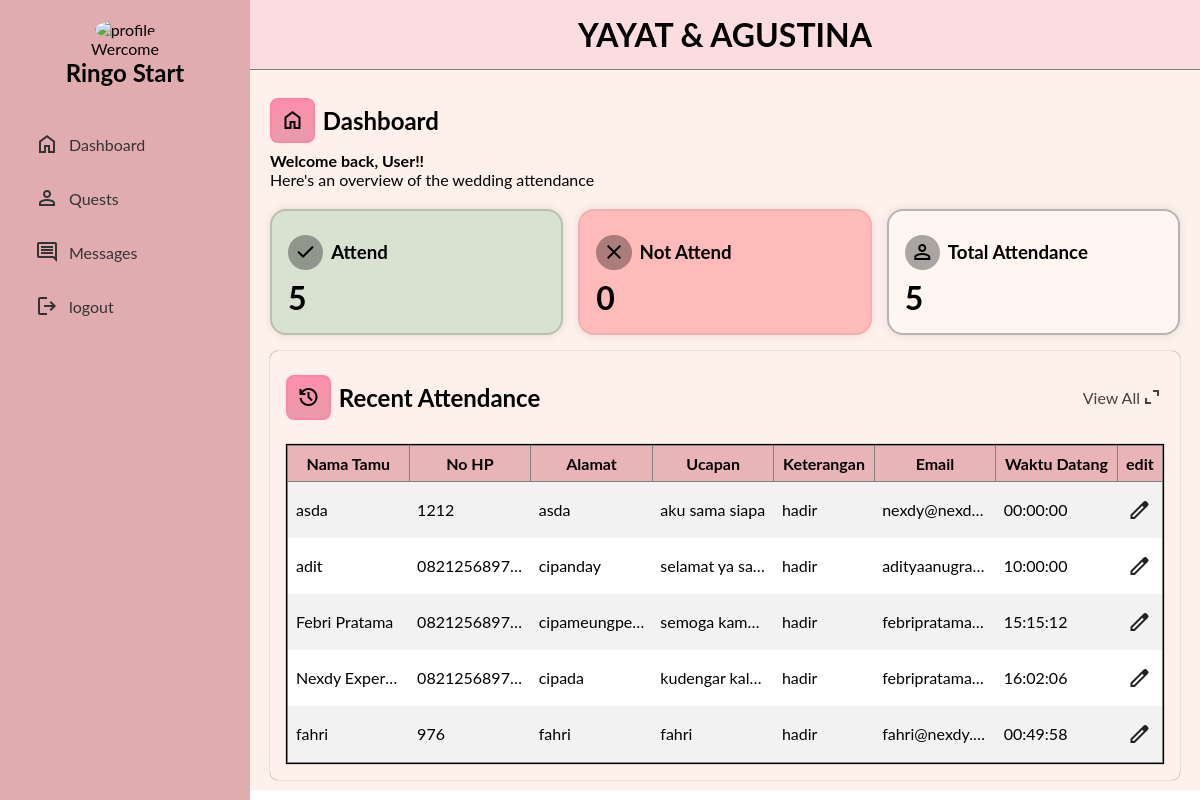
Screenshot of /project-guestbook/Admin/dashboard.php with the database file from the repository.
### tables this page shows
CREATE TABLE `tamu` (
  `id_tamu` int NOT NULL,
  `nama_tamu` varchar(100) DEFAULT NULL,
  `no_hp` varchar(16) DEFAULT NULL,
  `alamat` text,
  `ucapan` text,
  `keterangan` enum('hadir','tidak_hadi','belum_konfirmasi') DEFAULT NULL,
  `email` varchar(100) DEFAULT NULL,
  `waktu_datang` time NOT NULL
);

### project-guestbook/Admin/dashboard.php (the view, shortened to what this page needs)
<?php
$koneksi = mysqli_connect("localhost", "root", "", "db_wedding");
$q_hadir = mysqli_query($koneksi, "SELECT COUNT(*) as total FROM tamu WHERE keterangan='hadir'");
$d_hadir = mysqli_fetch_assoc($q_hadir);
$total_hadir = $d_hadir['total'];
$q_tidak = mysqli_query($koneksi, "SELECT COUNT(*) as total FROM tamu WHERE keterangan='tidak_hadir'");
$d_tidak = mysqli_fetch_assoc($q_tidak);
$total_tidak = $d_tidak['total'];
$q_total = mysqli_query($koneksi, "SELECT COUNT(*) as total FROM tamu");
$d_total = mysqli_fetch_assoc($q_total);
$total_semua = $d_total['total'];
?>
<!doctype html>
<html lang="en">
  <head>
  </head>
  <body>
    <main class="dashboard-container">
      <div class="dashboard-header">
      </div>
      <div class="dashboard-navbar" id="sidebar">
        <div class="navbar-profile">
          <img src="person-1.jpg" alt="profile" width="100"  height="100" />
          <p>Wercome</p>
          <h2>Ringo Start</h2>
        </div>
        <ul>
          <li data-aos="fade-left" data-aos-duration="1000">
            <a href="dashboard.php">
              <span class="material-symbols-outlined">home</span>Dashboard
            </a>
          </li>
          <li data-aos="fade-left" data-aos-duration="1200">
            <a href="quest.php">
              <span class="material-symbols-outlined">person</span>Quests
            </a>
          </li>
          <li data-aos="fade-left" data-aos-duration="1400">
            <a href="messages.php">
              <span class="material-symbols-outlined">comment</span>Messages
            </a>
          </li>
          <li data-aos="fade-left" data-aos-duration="1600">
            <a href="login.php">
              <span class="material-symbols-outlined">logout</span>logout
            </a>
          </li>
        </ul>
      </div>
      <div class="dashboard-content">
        <div class="content">
          <div class="icon ">
              <span class="material-symbols-outlined icon-box">home</span>
              <h2>Dashboard</h2>
          </div>
          <h4>Welcome back, User!!</h4>
          <p>Here's an overview of the wedding attendance</p>
          <div class="card-container">
            <div class="rectangle background-1">
              <div class="card-title">
                <div class="icon">
                  <span class="material-symbols-outlined icon-circle">check</span>
                  <h3>Attend</h3>
                </div>
                <h1><?= $total_hadir; ?></h1>
              </div>
            </div>
            <div class="rectangle background-2">
              <div class="card-title">
                <div class="icon">
                  <span class="material-symbols-outlined icon-circle">close</span>
                  <h3>Not Attend</h3>
                </div>
                <h1><?= $total_tidak; ?></h1>
              </div>
            </div>
            <div class="rectangle background-3">
              <div class="card-title">
                <div class="icon">
                  <span class="material-symbols-outlined icon-circle">person</span>
                  <h3>Total Attendance</h3>
                </div>
                <h1><?= $total_semua; ?></h1>
              </div>
            </div>
          </div>
          <div class="attendance">
              <div class="attendance-header">
              <div class="icon">
                  <span class="material-symbols-outlined icon-box">history</span>
                  <h2>Recent Attendance</h2>
              </div>
              <a href="view.php">View All<span class="material-symbols-outlined">expand_content</span></a>
            </div>
            <div class="list-attendance">
              <table border="1" cellspacing="0" cellpadding="0">
                <tr>
                  <th>Nama Tamu</th>
                  <th>No HP</th>
                  <th>Alamat</th>
                  <th>Ucapan</th>
                  <th>Keterangan</th>
                  <th>Email</th>
                  <th>Waktu Datang</th>
                  <th>edit</th>
                </tr>
                <?php
                  $query = mysqli_query($koneksi, "SELECT * FROM tamu");
                  while ($data = mysqli_fetch_array($query)) {
                    echo "<tr>";
                    echo "<td>" . $data['nama_tamu'] . "</td>";
                    echo "<td>" . $data['no_hp'] . "</td>";
                    echo "<td>" . $data['alamat'] . "</td>";
                    echo "<td>" . $data['ucapan'] . "</td>";
                    echo "<td>" . $data['keterangan'] . "</td>";
                    echo "<td>" . $data['email'] . "</td>";
                    echo "<td>" . $data['waktu_datang'] . "</td>";
                    echo "<td> <a href='edit.php?id=" . $data['id_tamu'] .
                    "'class='icon-edit'  style='display: flex; justify-content: center;'>
                    <span class='material-symbols-outlined icon'>edit</span>
                    </a>
                    </td>";
                  }
                  ?>
              </table>
            </div>
          </div>
        </div>
      </div>
    </main>
  </body>
</html>

### rows the page displays
tamu: nama_tamu "asda", no_hp "1212", alamat "asda", ucapan "aku sama siapa", keterangan "hadir", email "nexdy@nexd…", waktu_datang "00:00:00"
tamu: nama_tamu "adit", no_hp "0821256897…", alamat "cipanday", ucapan "selamat ya sa…", keterangan "hadir", email "adityaanugra…", waktu_datang "10:00:00"
tamu: nama_tamu "Febri Pratama", no_hp "0821256897…", alamat "cipameungpe…", ucapan "semoga kam…", keterangan "hadir", email "febripratama…", waktu_datang "15:15:12"
tamu: nama_tamu "Nexdy Experi…", no_hp "0821256897…", alamat "cipada", ucapan "kudengar kal…", keterangan "hadir", email "febripratama…", waktu_datang "16:02:06"
tamu: nama_tamu "fahri", no_hp "976", alamat "fahri", ucapan "fahri", keterangan "hadir", email "fahri@nexdy.…", waktu_datang "00:49:58"

### other values shown
$total_hadir "5"
$total_tidak "0"
$total_semua "5"
